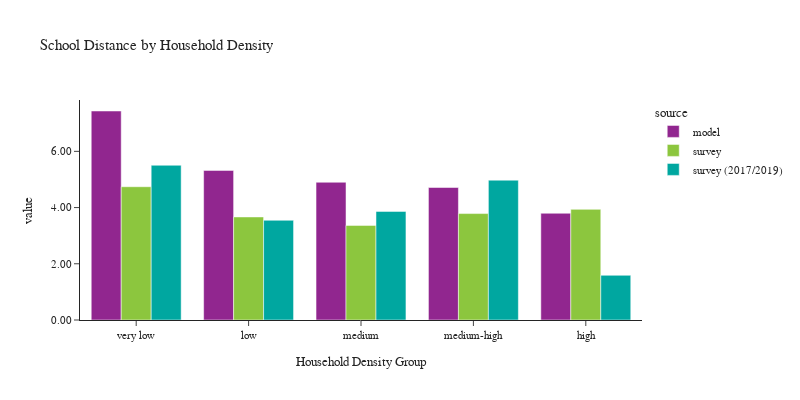

The notebook cell saved with this chart:
### Code cell
plot_school_location(df_students, 'hh_density_group', 'Household Density', 'Household Density Group')

### Figure 1 — Plotly figure (JSON) as saved in the notebook; plotly's stock layout.template omitted (floating-point values rounded to 4 significant figures)
{"data": [{"alignmentgroup": "True", "customdata": [[135260], [147122], [283412], [240483], [167140]], "hovertemplate": "source=model<br>hh_density_group=%{x}<br>value=%{y}<br>sample count=%{customdata[0]}<extra></extra>", "legendgroup": "model", "marker": {"color": "#91268F", "pattern": {"shape": ""}}, "name": "model", "offsetgroup": "model", "orientation": "v", "showlegend": true, "textposition": "auto", "type": "bar", "x": ["very low", "low", "medium", "medium-high", "high"], "xaxis": "x", "y": [7.436, 5.323, 4.901, 4.714, 3.797], "yaxis": "y"}, {"alignmentgroup": "True", "customdata": [[84], [118], [204], [208], [243]], "hovertemplate": "source=survey<br>hh_density_group=%{x}<br>value=%{y}<br>sample count=%{customdata[0]}<extra></extra>", "legendgroup": "survey", "marker": {"color": "#8CC63E", "pattern": {"shape": ""}}, "name": "survey", "offsetgroup": "survey", "orientation": "v", "showlegend": true, "textposition": "auto", "type": "bar", "x": ["very low", "low", "medium", "medium-high", "high"], "xaxis": "x", "y": [4.742, 3.666, 3.366, 3.786, 3.936], "yaxis": "y"}, {"alignmentgroup": "True", "customdata": [[42], [44], [119], [70], [176]], "hovertemplate": "source=survey (2017/2019)<br>hh_density_group=%{x}<br>value=%{y}<br>sample count=%{customdata[0]}<extra></extra>", "legendgroup": "survey (2017/2019)", "marker": {"color": "#00A7A0", "pattern": {"shape": ""}}, "name": "survey (2017/2019)", "offsetgroup": "survey (2017/2019)", "orientation": "v", "showlegend": true, "textposition": "auto", "type": "bar", "x": ["very low", "low", "medium", "medium-high", "high"], "xaxis": "x", "y": [5.505, 3.548, 3.864, 4.975, 1.59], "yaxis": "y"}], "layout": {"barmode": "group", "font": {"size": 11}, "height": 400, "legend": {"title": {"text": "source"}, "tracegroupgap": 0}, "title": {"text": "School Distance by Household Density"}, "width": 800, "xaxis": {"anchor": "y", "domain": [0, 1], "title": {"text": "Household Density Group"}}, "yaxis": {"anchor": "x", "domain": [0, 1], "tickformat": ".2f", "title": {"text": "value"}}}}
